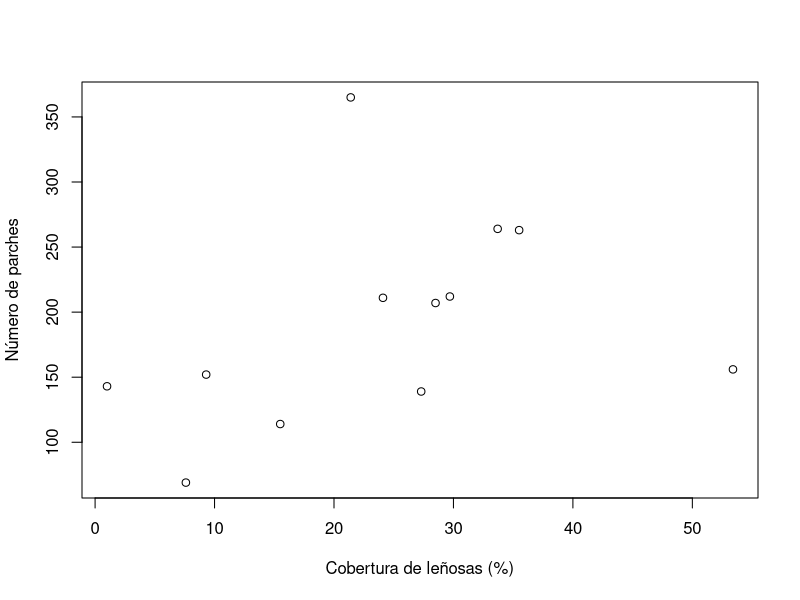
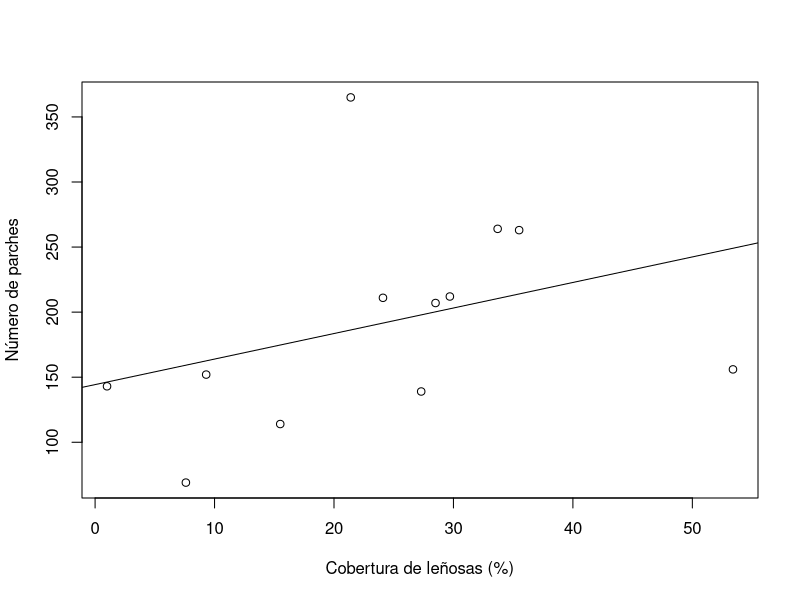

The R script that drew these images, in order:
## ---- chunk 1
  knitr::opts_chunk$set(echo = TRUE)
## ---- chunk 2
dades.ori<-read.csv("Dades.csv",sep=";")

## ---- chunk 3
  str(dades.ori)
## ---- chunk 4
dades.ori <- read.csv("Dades.csv"
                    , sep=";"
                    , dec = ","
                    )
dades <- dades.ori

## ---- chunk 5
dades$X <- as.factor( dades$X )
names( dades ) <- c( "Cuenca", "CobLen", "nParches" )

## ---- chunk 6
str(dades.ori)
summary(dades)

## ---- chunk 7
knitr::kable( dades
            , digits = c(0,2,2)
            , col.names = c("Cuenca", "Cob. leñosas", "nº de parches")
            , align = "lcc"
            )
## ---- chunk 8
plot(dades$nParches~dades$CobLen
     , xlab = "Cobertura de leñosas (%)"
     , ylab = "Número de parches"
     )
## ---- chunk 9
  m <- lm( dades$nParches~dades$CobLen )
  summary( m )
  
## ---- chunk 10
  plot( dades$nParches~dades$CobLen
      , xlab = "Cobertura de leñosas (%)"
      , ylab = "Número de parches"
      )
  abline( m$coefficients )

